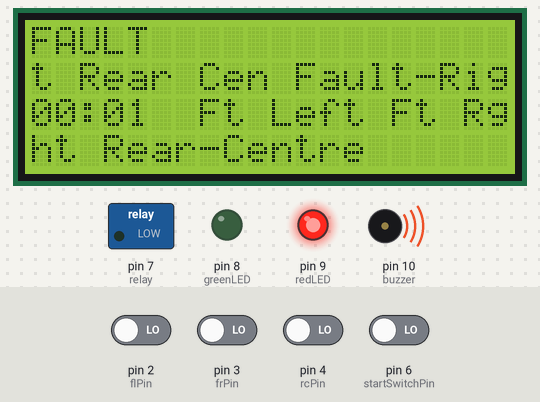
A sketch run on a simulated Arduino Uno, built with avr-gcc and run on an emulated ATmega328P. Shown: 20×4 character LCD, switched loads named in the sketch (green lamp = pin HIGH), output pins drawn as LEDs (lit = HIGH), buzzer (waves = sounding, pin HIGH). The inputs (shaded band) are chosen by the test bench; at power-on: pin 2 (flPin), pin 3 (frPin), pin 4 (rcPin), pin 6 (startSwitchPin) LOW. What the sketch prints to the serial monitor is not drawn.

Above: at 2.7 s.
2.8 s: pin 2 (flPin) driven HIGH and pin 3 (frPin) driven HIGH and pin 4 (rcPin) driven HIGH and pin 6 (startSwitchPin) driven HIGH
At 4.5 s:
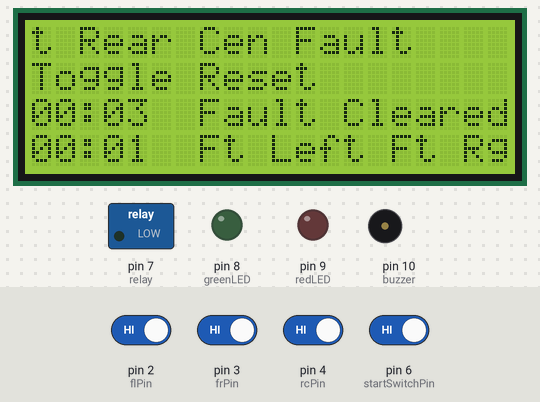
4.8 s: pin 2 (flPin) driven LOW
At 6.2 s:
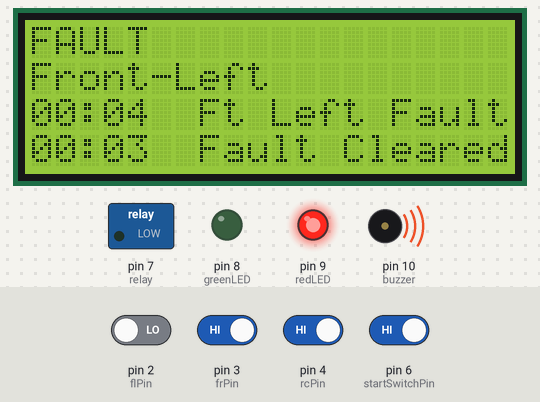
6.5 s: pin 2 (flPin) driven HIGH
At 8.2 s:
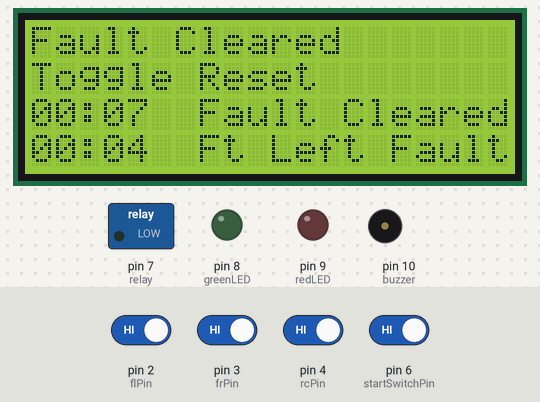
8.5 s: pin 3 (frPin) driven LOW
At 9.8 s:
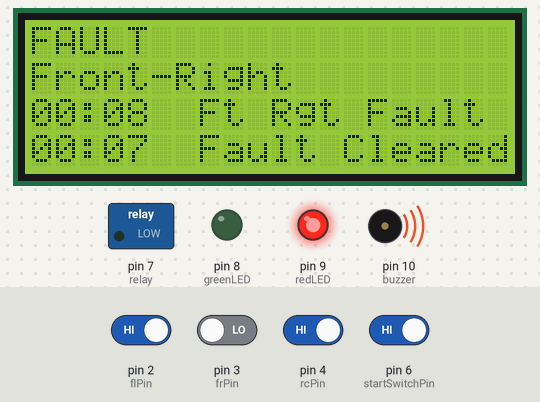
10.1 s: pin 3 (frPin) driven HIGH
At 11.8 s:
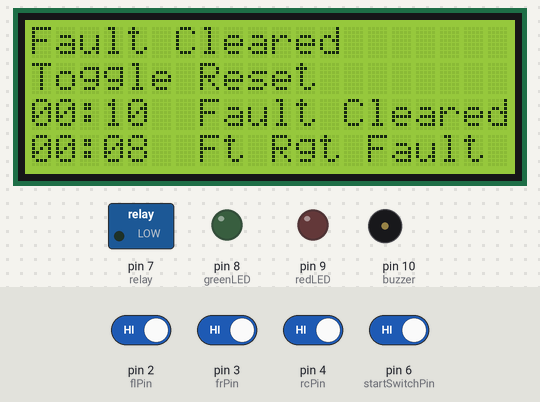
12.1 s: pin 4 (rcPin) driven LOW
At 13.5 s:
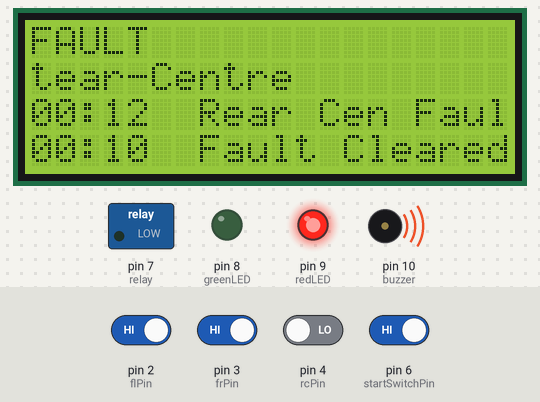
Timing chart, 0 to 14.7 s (numbered marks = the images above; inputs shaded):
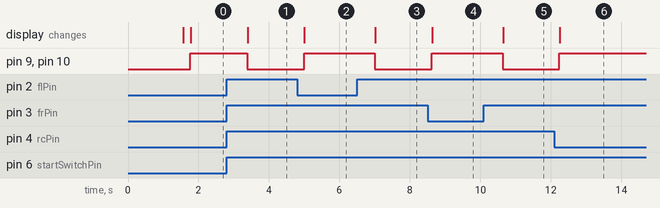

Measured:
- after the input at 2.8 s, pin 9 (redLED), pin 10 (buzzer): HIGH → LOW after 0.58 s; the display: changes after 0.60 s (image 1)
- after the input at 4.8 s, pin 9 (redLED), pin 10 (buzzer): LOW → HIGH after 0.20 s; the display: changes after 0.21 s (image 2)
- after the input at 6.5 s, pin 9 (redLED), pin 10 (buzzer): HIGH → LOW after 0.51 s; the display: changes after 0.52 s (image 3)
- after the input at 8.5 s, pin 9 (redLED), pin 10 (buzzer): LOW → HIGH after 0.12 s; the display: changes after 0.13 s (image 4)
- after the input at 10.1 s, pin 9 (redLED), pin 10 (buzzer): HIGH → LOW after 0.53 s; the display: changes after 0.54 s (image 5)
- after the input at 12.1 s, pin 9 (redLED), pin 10 (buzzer): LOW → HIGH after 0.14 s; the display: changes after 0.15 s (image 6)

The sketch:

Mold_Seating.ino
```cpp
#include <LiquidCrystal.h>

// ---- Pin assignments ----
const int flPin = 2, frPin = 3, rcPin = 4;   // sensors: Front-Left, Front-Right, Rear-Centre
const int greenLED = 8, redLED = 9, buzzer = 10, relay = 7;
const int startSwitchPin = 6;

LiquidCrystal lcd(A0, A1, A2, A3, A4, A5);   // same wiring as before — now driving a 20x4 display

const int debounceDelay = 50;
int lastDisplayedState = -1;
bool prevSwitchState = false;
bool restartRequired = false;

// ---- Event log: circular buffer holding the last 5 events in RAM ----
const int LOG_SIZE = 5;
String eventLog[LOG_SIZE];   // each entry stored as "mm:ss  description"
int logCount = 0;            // how many entries written so far (caps at LOG_SIZE)
int logHead = 0;             // index where the NEXT event will be written

bool flOk, frOk, rcOk;       // current debounced readings, global so logEvent() can read them

bool readStable(int pin) {
  bool firstRead = digitalRead(pin);
  delay(debounceDelay);
  bool secondRead = digitalRead(pin);
  if (firstRead == secondRead) return firstRead;
  return false;
}

// ---- Elapsed time since power-on, as mm:ss ----
// Note: no RTC module used, so this is "time since simulation/power started", not real clock time.
String timeStamp() {
  unsigned long totalSec = millis() / 1000;
  int mm = (totalSec / 60) % 60;
  int ss = totalSec % 60;
  char buf[6];
  sprintf(buf, "%02d:%02d", mm, ss);
  return String(buf);
}

// ---- Stores one event in the circular buffer AND streams it out over Serial ----
void logEvent(String description) {
  String entry = timeStamp() + "  " + description;
  eventLog[logHead] = entry;
  logHead = (logHead + 1) % LOG_SIZE;
  if (logCount < LOG_SIZE) logCount++;
  Serial.println(entry);   // full history visible in Serial Monitor / Proteus virtual terminal
}

// ---- Names of currently-failing sensors, for the fault log line ----
String faultSensorNames() {
  String result = "";
  if (!flOk) result += "Ft Left ";
  if (!frOk) result += "Ft Rgt ";
  if (!rcOk) result += "Rear Cen ";
  result += "Fault";
  return result;
}

// ---- Nth most recent log entry (0 = latest); "" if it doesn't exist yet ----
String getRecentLog(int n) {
  if (n >= logCount) return "";
  int idx = (logHead - 1 - n + LOG_SIZE) % LOG_SIZE;
  return eventLog[idx];
}

void setup() {
  pinMode(flPin, INPUT); pinMode(frPin, INPUT); pinMode(rcPin, INPUT);
  pinMode(startSwitchPin, INPUT);
  pinMode(greenLED, OUTPUT); pinMode(redLED, OUTPUT);
  pinMode(buzzer, OUTPUT); pinMode(relay, OUTPUT);

  Serial.begin(9600);     // full event history streams here
  lcd.begin(20, 4);       // 20x4 display, same wiring as the old 16x2
  lcd.print("Mold Interlock");
  delay(1500);
  lcd.clear();
}

void loop() {
  flOk = readStable(flPin);
  frOk = readStable(frPin);
  rcOk = readStable(rcPin);
  bool allSeated   = flOk && frOk && rcOk;
  bool switchState = readStable(startSwitchPin);
  bool switchJustTurnedOn = switchState && !prevSwitchState;

  int currentState;

  if (!allSeated) {
    restartRequired = true;
    currentState = 1;
    digitalWrite(greenLED, LOW); digitalWrite(redLED, HIGH);
    digitalWrite(buzzer, HIGH);  digitalWrite(relay, LOW);

  } else if (restartRequired) {
    if (switchJustTurnedOn) restartRequired = false;
    if (restartRequired) {
      currentState = 3;
      digitalWrite(greenLED, LOW); digitalWrite(redLED, LOW);
      digitalWrite(buzzer, LOW);   digitalWrite(relay, LOW);
    } else {
      currentState = 0;
      digitalWrite(greenLED, HIGH); digitalWrite(redLED, LOW);
      digitalWrite(buzzer, LOW);    digitalWrite(relay, HIGH);
    }

  } else if (switchState) {
    currentState = 0;
    digitalWrite(greenLED, HIGH); digitalWrite(redLED, LOW);
    digitalWrite(buzzer, LOW);    digitalWrite(relay, HIGH);

  } else {
    currentState = 2;
    digitalWrite(greenLED, LOW); digitalWrite(redLED, LOW);
    digitalWrite(buzzer, LOW);   digitalWrite(relay, LOW);
  }

  // ---- On every state CHANGE: log the event(s), then redraw the display ----
  if (currentState != lastDisplayedState) {

    if (currentState == 1) {
      logEvent(faultSensorNames());
      if (lastDisplayedState == 0) logEvent("Mach. Stopped");   // a running machine faulting also stops it

    } else if (currentState == 3 && lastDisplayedState == 1) {
      logEvent("Fault Cleared");

    } else if (currentState == 0) {
      logEvent("Mach. Started");

    } else if (currentState == 2 && lastDisplayedState == 0) {
      logEvent("Mach. Stopped");   // manual stop, no fault involved
    }

    lcd.clear();
    lcd.setCursor(0, 0);

    if (currentState == 0) {
      lcd.print("Mold Seated OK");
      lcd.setCursor(0, 1);
      lcd.print("System Running");

    } else if (currentState == 1) {
      lcd.print("FAULT");
      lcd.setCursor(0, 1);
      if (!flOk) lcd.print("Front-Left ");
      if (!frOk) lcd.print("Front-Right ");
      if (!rcOk) lcd.print("Rear-Centre ");

    } else if (currentState == 2) {
      lcd.print("Mold Seated OK");
      lcd.setCursor(0, 1);
      lcd.print("Waiting: Start?");

    } else if (currentState == 3) {
      lcd.print("Fault Cleared");
      lcd.setCursor(0, 1);
      lcd.print("Toggle Reset");
    }

    // Bottom 2 rows: recent event history
    lcd.setCursor(0, 2);
    lcd.print(getRecentLog(0));   // most recent event
    lcd.setCursor(0, 3);
    lcd.print(getRecentLog(1));   // second-most-recent event

    lastDisplayedState = currentState;
  }

  prevSwitchState = switchState;
  delay(200);
}
```
